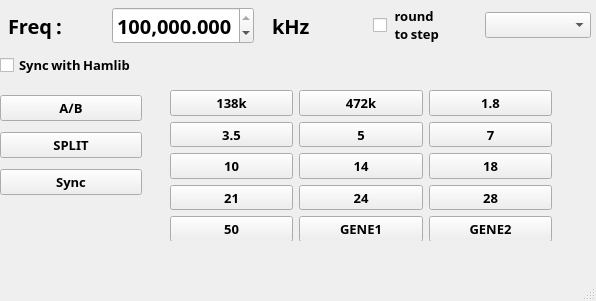
<?xml version="1.0" encoding="UTF-8"?>
<ui version="4.0">
 <class>MainWindow</class>
 <widget class="QMainWindow" name="MainWindow">
  <property name="geometry">
   <rect>
    <x>0</x>
    <y>0</y>
    <width>596</width>
    <height>301</height>
   </rect>
  </property>
  <property name="font">
   <font>
    <family>Noto Sans Adlam</family>
    <pointsize>10</pointsize>
    <weight>75</weight>
    <bold>true</bold>
   </font>
  </property>
  <property name="windowTitle">
   <string>MainWindow</string>
  </property>
  <widget class="QWidget" name="centralwidget">
   <widget class="QWidget" name="horizontalLayoutWidget">
    <property name="geometry">
     <rect>
      <x>0</x>
      <y>0</y>
      <width>591</width>
      <height>51</height>
     </rect>
    </property>
    <layout class="QHBoxLayout" name="horizontalLayout">
     <item>
      <widget class="QLabel" name="label">
       <property name="font">
        <font>
         <family>Noto Sans Adlam</family>
         <pointsize>15</pointsize>
         <weight>75</weight>
         <bold>true</bold>
        </font>
       </property>
       <property name="text">
        <string>  Freq :</string>
       </property>
      </widget>
     </item>
     <item>
      <widget class="QDoubleSpinBox" name="doubleSpinBoxFreq">
       <property name="font">
        <font>
         <family>Noto Sans Adlam</family>
         <pointsize>15</pointsize>
         <weight>75</weight>
         <bold>true</bold>
        </font>
       </property>
       <property name="buttonSymbols">
        <enum>QAbstractSpinBox::UpDownArrows</enum>
       </property>
       <property name="showGroupSeparator" stdset="0">
        <bool>true</bool>
       </property>
       <property name="decimals">
        <number>3</number>
       </property>
       <property name="minimum">
        <double>1.000000000000000</double>
       </property>
       <property name="maximum">
        <double>4000000000.000000000000000</double>
       </property>
       <property name="value">
        <double>121000.000000000000000</double>
       </property>
      </widget>
     </item>
     <item>
      <widget class="QLabel" name="label_2">
       <property name="font">
        <font>
         <family>Noto Sans Adlam</family>
         <pointsize>15</pointsize>
         <weight>75</weight>
         <bold>true</bold>
        </font>
       </property>
       <property name="text">
        <string>   kHz</string>
       </property>
      </widget>
     </item>
     <item>
      <widget class="QCheckBox" name="checkBoxRoundToStep">
       <property name="text">
        <string> round
 to step</string>
       </property>
      </widget>
     </item>
     <item>
      <widget class="QComboBox" name="comboBoxStepList"/>
     </item>
    </layout>
   </widget>
   <widget class="QWidget" name="gridLayoutWidget">
    <property name="geometry">
     <rect>
      <x>170</x>
      <y>90</y>
      <width>382</width>
      <height>151</height>
     </rect>
    </property>
    <layout class="QGridLayout" name="gridLayout">
     <item row="1" column="0">
      <widget class="QPushButton" name="pushButton3M5">
       <property name="text">
        <string>3.5</string>
       </property>
      </widget>
     </item>
     <item row="5" column="3">
      <widget class="QPushButton" name="pushButtonG2">
       <property name="text">
        <string>GENE2</string>
       </property>
      </widget>
     </item>
     <item row="0" column="1">
      <widget class="QPushButton" name="pushButton472">
       <property name="text">
        <string>472k</string>
       </property>
      </widget>
     </item>
     <item row="2" column="3">
      <widget class="QPushButton" name="pushButton18">
       <property name="text">
        <string>18</string>
       </property>
      </widget>
     </item>
     <item row="1" column="3">
      <widget class="QPushButton" name="pushButton7">
       <property name="text">
        <string>7</string>
       </property>
      </widget>
     </item>
     <item row="0" column="3">
      <widget class="QPushButton" name="pushButton1M8">
       <property name="text">
        <string>1.8</string>
       </property>
      </widget>
     </item>
     <item row="5" column="0">
      <widget class="QPushButton" name="pushButton50">
       <property name="text">
        <string>50</string>
       </property>
      </widget>
     </item>
     <item row="0" column="0">
      <widget class="QPushButton" name="pushButton138">
       <property name="text">
        <string>138k</string>
       </property>
      </widget>
     </item>
     <item row="5" column="1">
      <widget class="QPushButton" name="pushButtonG1">
       <property name="text">
        <string>GENE1</string>
       </property>
      </widget>
     </item>
     <item row="1" column="1">
      <widget class="QPushButton" name="pushButton5">
       <property name="text">
        <string>5</string>
       </property>
      </widget>
     </item>
     <item row="2" column="1">
      <widget class="QPushButton" name="pushButton14">
       <property name="text">
        <string>14</string>
       </property>
      </widget>
     </item>
     <item row="2" column="0">
      <widget class="QPushButton" name="pushButton10">
       <property name="text">
        <string>10</string>
       </property>
      </widget>
     </item>
     <item row="3" column="3">
      <widget class="QPushButton" name="pushButton28">
       <property name="text">
        <string>28</string>
       </property>
      </widget>
     </item>
     <item row="3" column="1">
      <widget class="QPushButton" name="pushButton24">
       <property name="text">
        <string>24</string>
       </property>
      </widget>
     </item>
     <item row="3" column="0">
      <widget class="QPushButton" name="pushButton21">
       <property name="text">
        <string>21</string>
       </property>
      </widget>
     </item>
    </layout>
   </widget>
   <widget class="QWidget" name="verticalLayoutWidget">
    <property name="geometry">
     <rect>
      <x>0</x>
      <y>90</y>
      <width>142</width>
      <height>110</height>
     </rect>
    </property>
    <layout class="QVBoxLayout" name="verticalLayout">
     <item>
      <widget class="QPushButton" name="pushButtonVfoAB">
       <property name="font">
        <font>
         <family>Noto Sans Adlam</family>
         <pointsize>10</pointsize>
         <weight>75</weight>
         <bold>true</bold>
        </font>
       </property>
       <property name="text">
        <string>A/B</string>
       </property>
      </widget>
     </item>
     <item>
      <widget class="QPushButton" name="pushButtonSplit">
       <property name="text">
        <string>SPLIT</string>
       </property>
      </widget>
     </item>
     <item>
      <widget class="QPushButton" name="pushButtonSync">
       <property name="text">
        <string>Sync</string>
       </property>
      </widget>
     </item>
    </layout>
   </widget>
   <widget class="QWidget" name="verticalLayoutWidget_2">
    <property name="geometry">
     <rect>
      <x>0</x>
      <y>50</y>
      <width>152</width>
      <height>31</height>
     </rect>
    </property>
    <layout class="QVBoxLayout" name="verticalLayout_2">
     <item>
      <widget class="QCheckBox" name="checkBoxSyncHamlib">
       <property name="text">
        <string>Sync with Hamlib</string>
       </property>
      </widget>
     </item>
    </layout>
   </widget>
  </widget>
  <widget class="QMenuBar" name="menubar">
   <property name="geometry">
    <rect>
     <x>0</x>
     <y>0</y>
     <width>596</width>
     <height>22</height>
    </rect>
   </property>
  </widget>
  <widget class="QStatusBar" name="statusbar"/>
 </widget>
 <resources/>
 <connections/>
</ui>
